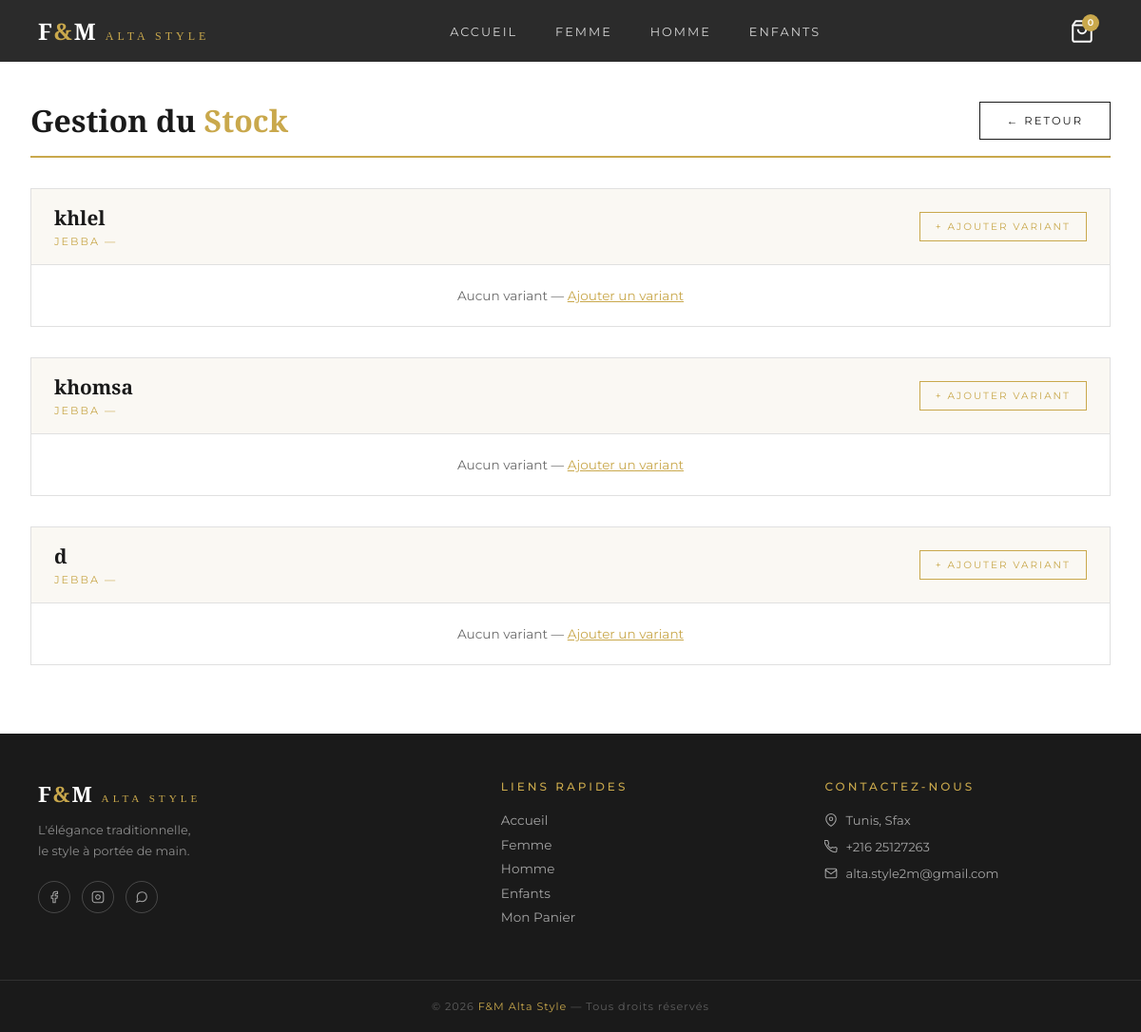
The app's page /mon-admin/stock/ (signed in), older data.
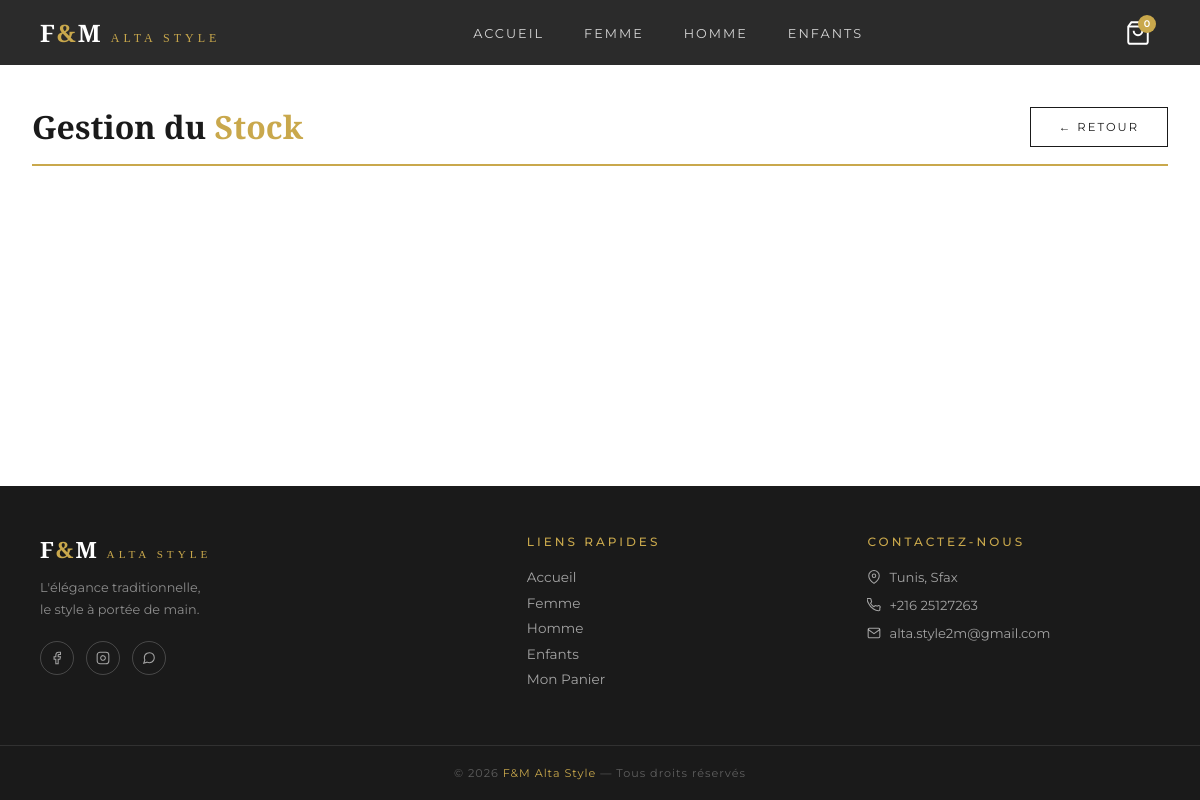
The same page, newer data.
### boutique/models.py (models this page shows, shortened)
class Produit(models.Model):
    CATEGORIES = [
        ('femme', 'Femme'),
        ('homme', 'Homme'),
        ('enfants', 'Enfants'),
    ]
    SOUS_CATEGORIES = [
        ('jebba_f', 'Jebba Femme'),
        ('dengri_f', 'Dengri Femme'),
        ('kachabiya_f', 'Kachabiya Femme'),
        ('cape', 'Cape'),
        ('kamis_f', 'Kamis Femme'),
        ('herga_h', 'Herga Homme'),
        ('dengri_h', 'Dengri Homme'),
        ('burnous', 'Burnous'),
        ('jebba_e', 'Jebba Enfant'),
        ('dengri_e', 'Dengri Enfant'),
        ('kachabiya_e', 'Kachabiya Enfant'),
        ('herga_e', 'Herga Enfant'),
        ('autre', 'Autre'),
    ]
    nom = models.CharField(max_length=200)
    description = models.TextField()
    prix = models.DecimalField(max_digits=10, decimal_places=3)
    categorie = models.CharField(max_length=50, choices=CATEGORIES)
    sous_categorie = models.CharField(max_length=50, choices=SOUS_CATEGORIES, blank=True, default='')
    image = models.ImageField(upload_to='produits/', blank=True, null=True)
    disponible = models.BooleanField(default=True)
    date_ajout = models.DateTimeField(auto_now_add=True)

### boutique/views.py (the view)
# urls.py: path('mon-admin/stock/', views.admin_stock, name='admin_stock'),
@login_required(login_url='/mon-admin/login/')
def admin_stock(request):
    produits = Produit.objects.all().prefetch_related('variants')
    return render(request, 'boutique/admin_stock.html', {'produits': produits})

### boutique/templates/boutique/admin_stock.html (shortened to what this page needs)
{% extends 'boutique/base.html' %}
{% block content %}
<div class="stock-wrapper">
  <div class="stock-header">
    <h1>Gestion du <span>Stock</span></h1>
    <a href="/mon-admin/" class="btn-outline">← Retour</a>
  </div>
  {% for produit in produits %}
  <div class="produit-block">
    <div class="produit-header">
      <div>
        <h3>{{ produit.nom }}</h3>
        <small>{{ produit.get_categorie_display }} — {{ produit.get_sous_categorie_display }}</small>
      </div>
      <a href="/mon-admin/stock/ajouter/{{ produit.pk }}/" class="btn-add">+ Ajouter Variant</a>
    </div>
    {% if produit.variants.all %}
    <table class="variants-table">
      <thead>
        <tr>
          <th>Couleur</th>
          <th>Taille</th>
          <th>Stock</th>
          <th>Statut</th>
          <th>Modifier</th>
          <th>Supprimer</th>
        </tr>
      </thead>
      <tbody>
        {% for variant in produit.variants.all %}
        <tr>
          <td><strong>{{ variant.couleur }}</strong></td>
          <td>{{ variant.taille }}</td>
          <td>
            <form method="POST" action="/mon-admin/stock/update/{{ variant.pk }}/" style="display:flex;gap:0.5rem;align-items:center">
              {% csrf_token %}
              <input type="number" name="stock" value="{{ variant.stock }}" min="0" class="stock-input">
              <button type="submit" class="btn-save">Save</button>
            </form>
          </td>
          <td>
            {% if variant.stock == 0 %}
            <span class="stock-badge stock-zero">Épuisé</span>
            {% elif variant.stock <= 3 %}
            <span class="stock-badge stock-low">Stock faible ({{ variant.stock }})</span>
            {% else %}
            <span class="stock-badge stock-ok">En stock ({{ variant.stock }})</span>
            {% endif %}
          </td>
          <td></td>
          <td>
            <form method="POST" action="/mon-admin/stock/supprimer/{{ variant.pk }}/">
              {% csrf_token %}
              <button type="submit" class="btn-del" onclick="return confirm('Supprimer ce variant?')">Supprimer</button>
            </form>
          </td>
        </tr>
        {% endfor %}
      </tbody>
    </table>
    {% else %}
    <p class="no-variants">Aucun variant — <a href="/mon-admin/stock/ajouter/{{ produit.pk }}/" style="color:var(--gold)">Ajouter un variant</a></p>
    {% endif %}
  </div>
  {% endfor %}
</div>
{% endblock %}

Row changes from the older to the newer data that the page shows:
removed Produit: nom "khlel", categorie "JEBBA"
removed Produit: nom "khomsa", categorie "JEBBA"
removed Produit: nom "d", categorie "JEBBA"
